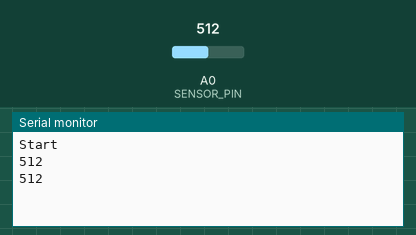
Simulated run of this sketch. Board: Arduino Uno, built with avr-gcc and run on an emulated ATmega328P. On the bench: the last lines printed to the serial monitor. The inputs (shaded band) are chosen by the test bench; at power-on: A0 (SENSOR_PIN) = 512.

Above: at 1.8 s.
1.9 s: A0 (SENSOR_PIN) set to 716
At 2.8 s:
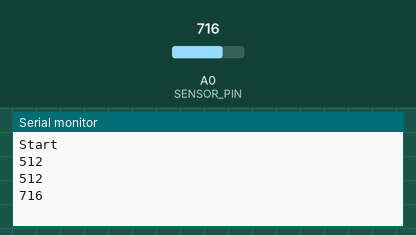
3.4 s: A0 (SENSOR_PIN) set to 900
At 4.8 s:
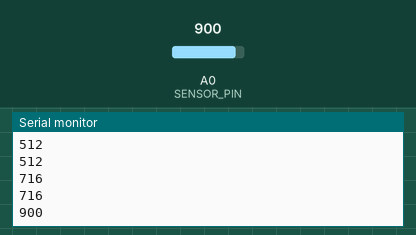
Timing chart, 0 to 6.4 s (numbered marks = the images above; inputs shaded):
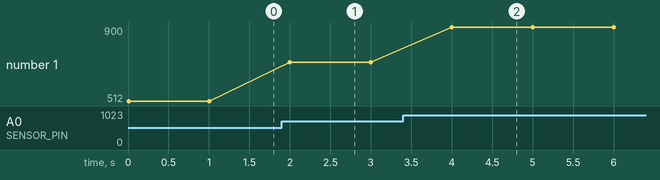

Measured:
- after the input at 1.9 s, the serial monitor: prints a new line after 0.10 s (image 1)
- after the input at 3.4 s, the serial monitor: prints a new line after 0.60 s (image 2)
- plotted number 1: 512 → 716 after the input at 1.9 s, 716 → 900 after the input at 3.4 s

The sketch:

serial.ino
```cpp
const int LED = 13;    // Red LED Pin
const int SENSOR_PIN = 0;      // Analog input pin
int sensorValue;

void setup()
{
  Serial.begin(9600);
  Serial.println("Start");
  // analogWrite() sets up the pins as outputs
}


void loop()
{


  sensorValue = analogRead(SENSOR_PIN);

  Serial.println(sensorValue);
  delay(1000);
}
```
